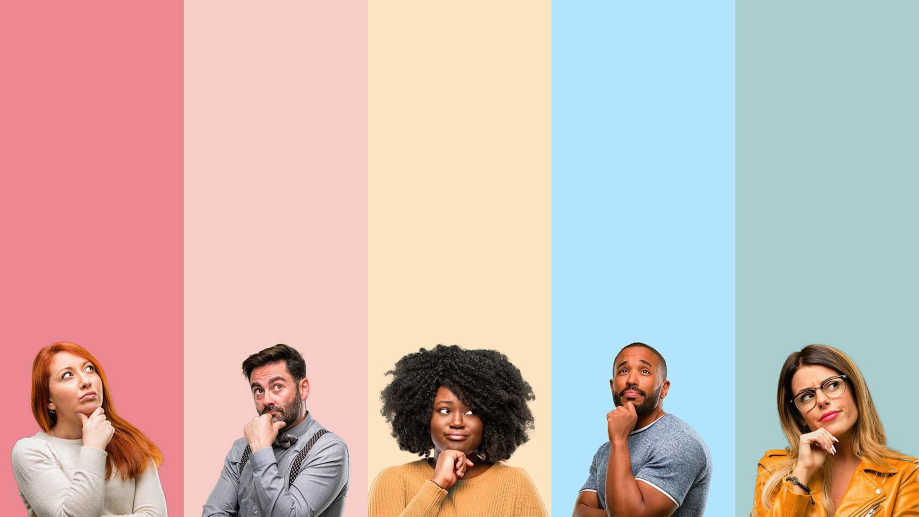
#> input picture data/images/humans.jpeg, 1838 x 1033 px, found by its file name (shown at 1/2 size)
$ python face_detection_haar.py
#> lines starting #> are read from the running program, lines starting #| are printed output that depends on the picture; after the words box and inside, x2 and y2 are one past the last pixel; in counts of white or black regions, pixels touching at a corner belong together
import cv2 as cv

# Reading & Resizing image
img = cv.imread(r"data\images\humans.jpeg")
#> img is the input picture: shape (1033, 1838, 3); mean B, G, R 179.9, 184.6, 204.9
img = cv.resize(img, (img.shape[1]//2, img.shape[0]//2), cv.INTER_AREA)
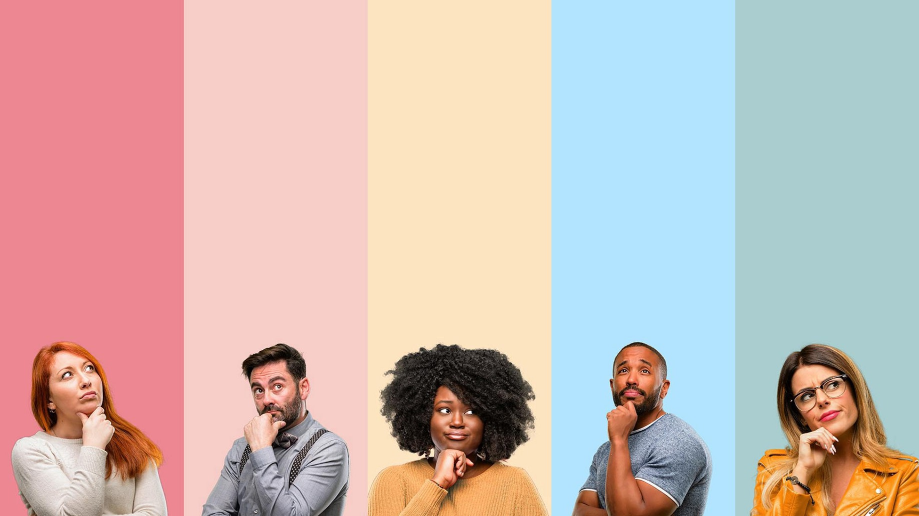
#> img: shape (516, 919, 3); mean B, G, R 179.9, 184.5, 204.9
cv.imshow("Person", img)
cv.waitKey(delay=60)

# Converting color image to grayscale image as haar cascade needs grayscale image.
gray_img = cv.cvtColor(img, cv.COLOR_BGR2GRAY)
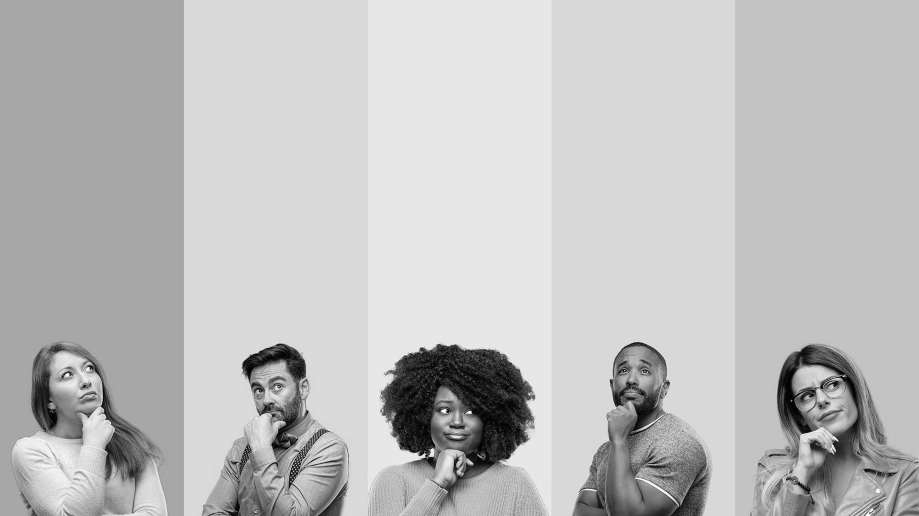
#> gray_img: shape (516, 919); min 0, max 253, mean 190.2
cv.imshow("Gray", gray_img)
cv.waitKey(delay=60)

# Loading Haar Cascade & detecting faces
haar_cascade = cv.CascadeClassifier(r"data\cascades\haarcascade_face.xml")
face_rect = haar_cascade.detectMultiScale(gray_img, scaleFactor=1.1, minNeighbors=3)
#> face_rect = [[425, 387, 59, 59], [606, 351, 52, 52], [236, 361, 65, 65], [784, 360, 72, 72], [214, 318, 118, 118]]
print(f"Number of faces found: {len(face_rect)}")
#| Number of faces found: 5

# Creating rectangles around faces found
for x, y, w, h in face_rect:
    cv.rectangle(img, (x, y), (x+w, y+h), (0, 255, 0), thickness=2)
#> this loop made 5 passes
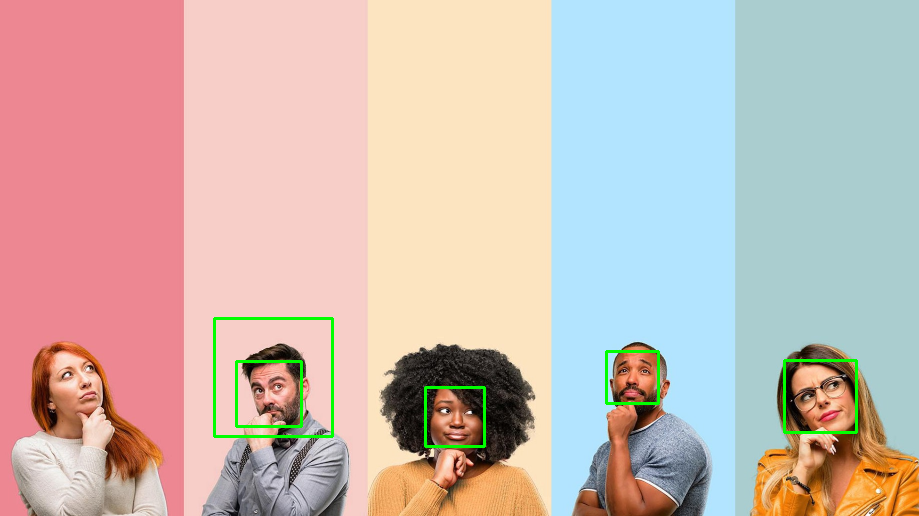
#> img: shape (516, 919, 3); 0.92% of pixels changed, all inside (x1, y1, x2, y2) = (213, 317, 858, 448)
cv.imshow("Faces Found", img)
cv.waitKey(0)
